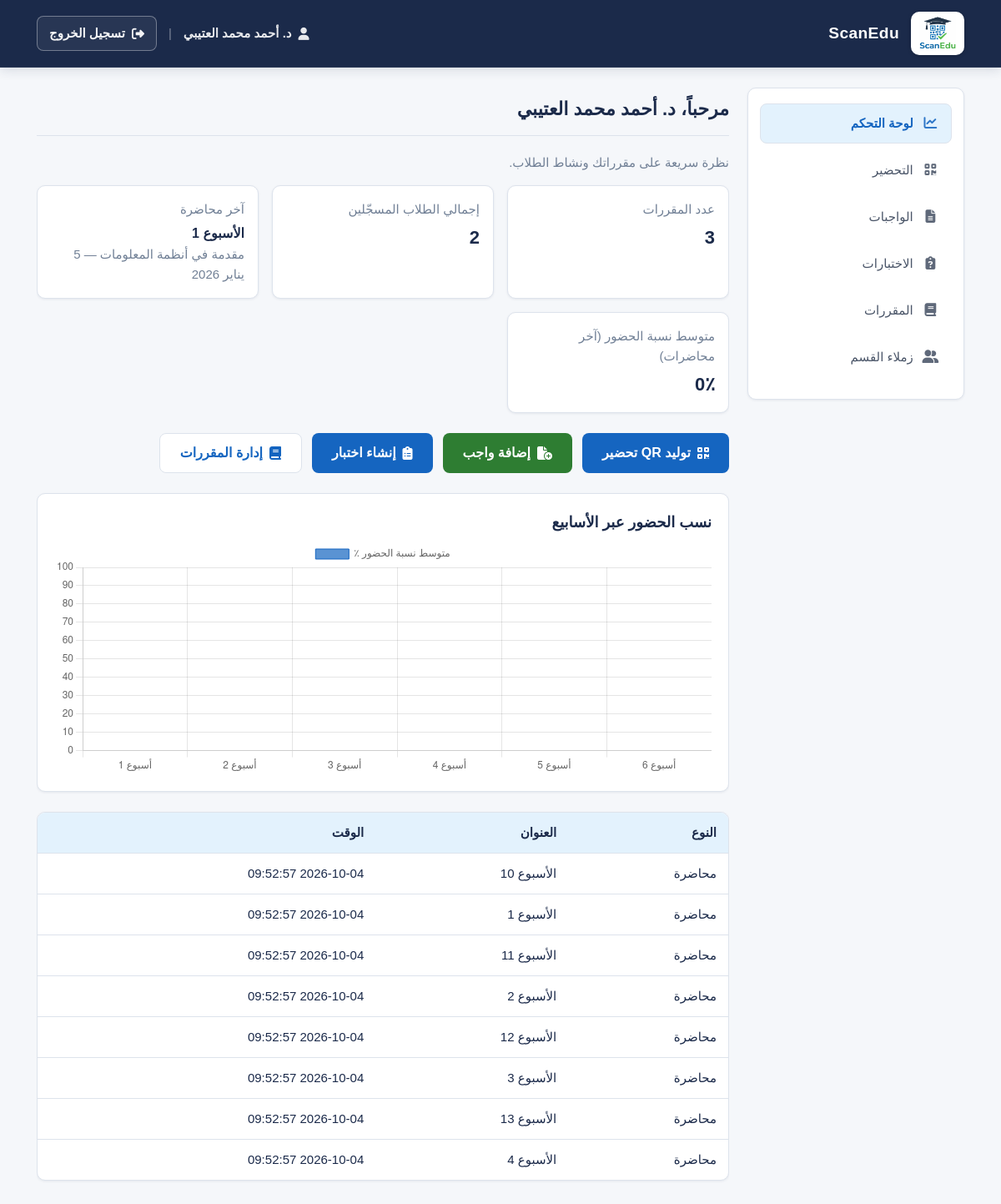
The page /doctor/dashboard.php (signed in) on the database its author committed.
### tables this page shows
CREATE TABLE users (
    id INT AUTO_INCREMENT PRIMARY KEY,
    name VARCHAR(100) NOT NULL,
    email VARCHAR(100) UNIQUE NOT NULL,
    password VARCHAR(255) NOT NULL,
    role ENUM('admin', 'doctor', 'student') NOT NULL,
    status ENUM('active', 'suspended') NOT NULL DEFAULT 'active',
    student_id VARCHAR(20) NULL,
    department VARCHAR(100) NULL,
    department_id INT NULL,
    created_at TIMESTAMP DEFAULT CURRENT_TIMESTAMP,
    UNIQUE KEY uq_student_id (student_id),
    FOREIGN KEY (department_id) REFERENCES departments(id) ON DELETE SET NULL
);

CREATE TABLE lectures (
    id INT AUTO_INCREMENT PRIMARY KEY,
    course_id INT NOT NULL,
    week_number TINYINT UNSIGNED NOT NULL,
    title VARCHAR(150) NOT NULL,
    lecture_date DATE NOT NULL,
    qr_token VARCHAR(255) UNIQUE NOT NULL,
    qr_expires_at DATETIME NOT NULL,
    created_at TIMESTAMP DEFAULT CURRENT_TIMESTAMP,
    FOREIGN KEY (course_id) REFERENCES courses(id),
    UNIQUE KEY uq_course_week (course_id, week_number)
);

CREATE TABLE courses (
    id INT AUTO_INCREMENT PRIMARY KEY,
    name VARCHAR(150) NOT NULL,
    code VARCHAR(20) NOT NULL,
    doctor_id INT NOT NULL,
    semester VARCHAR(20) NOT NULL,
    term_id INT NULL,
    created_at TIMESTAMP DEFAULT CURRENT_TIMESTAMP,
    FOREIGN KEY (doctor_id) REFERENCES users(id),
    FOREIGN KEY (term_id) REFERENCES terms(id) ON DELETE SET NULL
);

### config/database.php (called while the page is built, shortened)
<?php
function scanedu_asset_v(): string
{
    return '?v=' . (string) SCANEDU_ASSET_VERSION;
}

### includes/auth.php (called while the page is built, shortened)
<?php
function isLoggedIn(): bool
{
    $r = $_SESSION['role'] ?? '';
    return $r === 'admin' || $r === 'doctor' || $r === 'student';
}
function getCurrentUser(): ?array
{
    global $conn;
    $uid = (int) $_SESSION['user_id'];
    $stmt = $conn->prepare(
        'SELECT u.id, u.name, u.email, u.role, u.status, u.student_id, u.department, u.department_id,
                d.name AS department_name
         FROM users u
         LEFT JOIN departments d ON d.id = u.department_id
         WHERE u.id = ? LIMIT 1'
    );
    $stmt->bind_param('i', $uid);
    $stmt->execute();
    $res = $stmt->get_result();
    $row = $res ? $res->fetch_assoc() : null;
    return $row ?: null;
}

### includes/functions.php (called while the page is built, shortened)
<?php
require_once __DIR__ . '/auth.php';
function formatDate(string $date): string
{
    $ts = strtotime($date);
    $months = ['يناير', 'فبراير', 'مارس', 'أبريل', 'مايو', 'يونيو', 'يوليو', 'أغسطس', 'سبتمبر', 'أكتوبر', 'نوفمبر', 'ديسمبر'];
    $d = (int) date('j', $ts);
    $m = $months[(int) date('n', $ts) - 1];
    $y = date('Y', $ts);
    return $d . ' ' . $m . ' ' . $y;
}

### doctor/dashboard.php (the view, shortened to what this page needs)
<?php
require_once __DIR__ . '/../config/database.php';
require_once __DIR__ . '/../includes/auth.php';
require_once __DIR__ . '/../includes/functions.php';
$user = getCurrentUser();
$doctorId = (int) $_SESSION['user_id'];
$stmt = $conn->prepare('SELECT COUNT(*) AS c FROM courses WHERE doctor_id = ?');
$stmt->bind_param('i', $doctorId);
$stmt->execute();
$coursesCount = (int) ($stmt->get_result()->fetch_assoc()['c'] ?? 0);
$stmt = $conn->prepare(
    'SELECT COUNT(DISTINCT ce.student_id) AS c FROM course_enrollments ce
     INNER JOIN courses c ON c.id = ce.course_id WHERE c.doctor_id = ?'
);
$stmt->bind_param('i', $doctorId);
$stmt->execute();
$studentsCount = (int) ($stmt->get_result()->fetch_assoc()['c'] ?? 0);
$stmt = $conn->prepare(
    'SELECT l.title, l.lecture_date, co.name AS course_name FROM lectures l
     INNER JOIN courses co ON co.id = l.course_id
     WHERE co.doctor_id = ? ORDER BY l.created_at DESC LIMIT 1'
);
$stmt->bind_param('i', $doctorId);
$stmt->execute();
$lastLecture = $stmt->get_result()->fetch_assoc();
$attendanceRate = 0.0;
$stmt = $conn->prepare(
    'SELECT l.id, (SELECT COUNT(*) FROM course_enrollments ce WHERE ce.course_id = l.course_id) AS enr,
     (SELECT COUNT(*) FROM attendance a WHERE a.lecture_id = l.id) AS att
     FROM lectures l INNER JOIN courses co ON co.id = l.course_id
     WHERE co.doctor_id = ? ORDER BY l.created_at DESC LIMIT 5'
);
$stmt->bind_param('i', $doctorId);
$stmt->execute();
$res = $stmt->get_result();
$rates = [];
while ($row = $res->fetch_assoc()) {
    $enr = (int) $row['enr'];
    if ($enr > 0) {
        $rates[] = min(100, round(((int) $row['att'] / $enr) * 100, 1));
    }
}
if (count($rates) > 0) {
    $attendanceRate = round(array_sum($rates) / count($rates), 1);
}
$chartLabels = ['أسبوع 1', 'أسبوع 2', 'أسبوع 3', 'أسبوع 4', 'أسبوع 5', 'أسبوع 6'];
$pad = $attendanceRate;
$chartValues = array_slice(array_pad(array_slice($rates, -6), 6, $pad), 0, 6);
$chartValues = array_map(function ($v) {
    return round((float) $v, 1);
}, $chartValues);
$activities = [];
$stmt = $conn->prepare(
    'SELECT \'lecture\' AS type, l.title AS label, l.created_at AS at FROM lectures l
     INNER JOIN courses co ON co.id = l.course_id WHERE co.doctor_id = ?
     UNION ALL
     SELECT \'assignment\', a.title, a.created_at FROM assignments a
     INNER JOIN courses co ON co.id = a.course_id WHERE co.doctor_id = ?
     UNION ALL
     SELECT \'exam\', e.title, e.created_at FROM exams e
     INNER JOIN courses co ON co.id = e.course_id WHERE co.doctor_id = ?
     ORDER BY at DESC LIMIT 8'
);
$stmt->bind_param('iii', $doctorId, $doctorId, $doctorId);
$stmt->execute();
$res = $stmt->get_result();
while ($row = $res->fetch_assoc()) {
    $activities[] = $row;
}
$activeNav = 'dashboard';
$role = 'doctor';
include __DIR__ . '/../includes/header.php';
?>
<h1 class="h1-title">مرحباً، <?php echo htmlspecialchars($user['name'] ?? '', ENT_QUOTES, 'UTF-8'); ?></h1>
<p class="text-muted">نظرة سريعة على مقرراتك ونشاط الطلاب.</p>
<div class="stats-grid">
    <div class="stat-card">
        <div class="label">عدد المقررات</div>
        <div class="value"><?php echo $coursesCount; ?></div>
    </div>
    <div class="stat-card">
        <div class="label">إجمالي الطلاب المسجّلين</div>
        <div class="value"><?php echo $studentsCount; ?></div>
    </div>
    <div class="stat-card">
        <div class="label">آخر محاضرة</div>
        <div class="value" style="font-size:16px;">
            <?php echo $lastLecture ? htmlspecialchars($lastLecture['title'], ENT_QUOTES, 'UTF-8') : '—'; ?>
        </div>
        <?php if ($lastLecture): ?>
            <div class="text-muted"><?php echo htmlspecialchars($lastLecture['course_name'] . ' — ' . formatDate($lastLecture['lecture_date']), ENT_QUOTES, 'UTF-8'); ?></div>
        <?php endif; ?>
    </div>
    <div class="stat-card">
        <div class="label">متوسط نسبة الحضور (آخر محاضرات)</div>
        <div class="value"><?php echo $attendanceRate; ?>٪</div>
    </div>
</div>
<div class="quick-links">
    <a class="btn btn-primary" href="attendance.php"><i class="fa-solid fa-qrcode" aria-hidden="true"></i> توليد QR تحضير</a>
    <a class="btn btn-secondary" href="assignments.php"><i class="fa-solid fa-file-circle-plus" aria-hidden="true"></i> إضافة واجب</a>
    <a class="btn btn-primary" href="exams.php"><i class="fa-solid fa-clipboard-list" aria-hidden="true"></i> إنشاء اختبار</a>
    <a class="btn btn-outline" href="courses.php"><i class="fa-solid fa-book" aria-hidden="true"></i> إدارة المقررات</a>
</div>
<div class="chart-card">
    <h2 class="h2-title">نسب الحضور عبر الأسابيع</h2>
    <canvas id="attChart" height="120"></canvas>
</div>
<div class="table-wrap">
    <table class="data-table">
        <thead>
            <tr>
                <th>النوع</th>
                <th>العنوان</th>
                <th>الوقت</th>
            </tr>
        </thead>
        <tbody>
            <?php if (count($activities) === 0): ?>
                <tr><td colspan="3" class="text-muted">لا يوجد نشاط بعد.</td></tr>
            <?php else: ?>
                <?php foreach ($activities as $act): ?>
                    <tr>
                        <td><?php echo $act['type'] === 'lecture' ? 'محاضرة' : ($act['type'] === 'assignment' ? 'واجب' : 'اختبار'); ?></td>
                        <td><?php echo htmlspecialchars($act['label'], ENT_QUOTES, 'UTF-8'); ?></td>
                        <td><?php echo htmlspecialchars($act['at'], ENT_QUOTES, 'UTF-8'); ?></td>
                    </tr>
                <?php endforeach; ?>
            <?php endif; ?>
        </tbody>
    </table>
</div>
<script>
(function() {
    var ctx = document.getElementById('attChart');
    if (!ctx) return;
    new Chart(ctx, {
        type: 'bar',
        data: {
            labels: <?php echo json_encode($chartLabels, JSON_UNESCAPED_UNICODE); ?>,
            datasets: [{
                label: 'متوسط نسبة الحضور ٪',
                data: <?php echo json_encode($chartValues, JSON_UNESCAPED_UNICODE); ?>,
                backgroundColor: 'rgba(21, 101, 192, 0.7)',
                borderColor: '#1565C0',
                borderWidth: 1
            }]
        },
        options: {
            responsive: true,
            scales: { y: { beginAtZero: true, max: 100 } }
        }
    });
})();
</script>
        </main>
    </div>
    </div>
</div>
</body>
</html>

### includes/header.php (shortened to what this page needs)
<?php
$name = $user['name'] ?? 'مستخدم';
?>
<!DOCTYPE html>
<html lang="ar" dir="rtl">
<head>
    <link rel="stylesheet" href="https://cdnjs.cloudflare.com/ajax/libs/font-awesome/6.5.1/css/all.min.css">
    <link rel="stylesheet" href="../assets/css/main.css<?php echo scanedu_asset_v(); ?>">
    <link rel="stylesheet" href="../assets/css/dashboard.css<?php echo scanedu_asset_v(); ?>">
</head>
<body>
<div class="app-shell">
    <header class="top-bar">
        <div class="top-bar-inner">
            <div class="top-bar-brand">
                <span class="top-bar-logo-badge">
                    <img class="top-bar-logo-img" src="../assets/images/Logo.png" alt="شعار ScanEdu" decoding="async">
                </span>
                <strong class="top-bar-title">ScanEdu</strong>
            </div>
            <div class="top-bar-user">
                <span class="top-bar-user-name"><i class="fa-solid fa-user" aria-hidden="true"></i> <?php echo htmlspecialchars($name, ENT_QUOTES, 'UTF-8'); ?></span>
                <span class="top-bar-sep" aria-hidden="true">|</span>
                <a class="top-bar-logout" href="../api/logout.php"><i class="fa-solid fa-right-from-bracket" aria-hidden="true"></i> تسجيل الخروج</a>
            </div>
        </div>
    </header>
    <div class="layout-body">
        <div class="layout-zone">
        <aside class="sidebar">
            <nav>
                <?php if ($role === 'doctor'): ?>
                    <a href="dashboard.php" class="<?php echo $activeNav === 'dashboard' ? 'is-active' : ''; ?>"><i class="fa-solid fa-chart-line sidebar-icon" aria-hidden="true"></i><span>لوحة التحكم</span></a>
                    <a href="attendance.php" class="<?php echo $activeNav === 'attendance' ? 'is-active' : ''; ?>"><i class="fa-solid fa-qrcode sidebar-icon" aria-hidden="true"></i><span>التحضير</span></a>
                    <a href="assignments.php" class="<?php echo $activeNav === 'assignments' ? 'is-active' : ''; ?>"><i class="fa-solid fa-file-lines sidebar-icon" aria-hidden="true"></i><span>الواجبات</span></a>
                    <a href="exams.php" class="<?php echo $activeNav === 'exams' ? 'is-active' : ''; ?>"><i class="fa-solid fa-clipboard-question sidebar-icon" aria-hidden="true"></i><span>الاختبارات</span></a>
                    <a href="courses.php" class="<?php echo $activeNav === 'courses' ? 'is-active' : ''; ?>"><i class="fa-solid fa-book sidebar-icon" aria-hidden="true"></i><span>المقررات</span></a>
                    <a href="colleagues.php" class="<?php echo $activeNav === 'colleagues' ? 'is-active' : ''; ?>"><i class="fa-solid fa-user-group sidebar-icon" aria-hidden="true"></i><span>زملاء القسم</span></a>
                <?php endif; ?>
            </nav>
        </aside>
        <main class="main-content">

### assets/css/main.css (style rules this page uses)
:root { --page-max-width: 1320px; --page-gutter: clamp(18px, 4vw, 44px); --primary: #1565C0; --primary-dark: #0D47A1; --primary-light: #E3F2FD; --secondary: #2E7D32; --secondary-dark: #1B5E20; --secondary-light: #E8F5E9; --navy: #1B2A4A; --white: #FFFFFF; --bg: #F5F7FA; --surface: #FFFFFF; --border: #DDE3EC; --text-primary: #1B2A4A; --text-secondary: #4A5568; --text-muted: #718096; --danger: #C62828; --warning: #E65100; --success: #2E7D32; --shadow-sm: 0 1px 3px rgba(27, 42, 74, 0.08); --shadow-md: 0 4px 12px rgba(27, 42, 74, 0.12); --radius: 10px; --radius-btn: 8px; }
* { font-family: 'IBM Plex Sans Arabic', sans-serif; box-sizing: border-box; }
html { font-size: 16px; line-height: 1.6; }
body { margin: 0; background: var(--bg); color: var(--text-primary); font-size: 16px; line-height: 1.6; }
h1, .h1-title { font-weight: 700; font-size: 22px; color: var(--navy); margin: 0 0 0.75rem 0; }
h2, .h2-title { font-weight: 700; font-size: 18px; color: var(--navy); margin: 0 0 0.5rem 0; }
a { color: var(--primary); text-decoration: none; transition: color 0.2s; }
a.btn { text-decoration: none; }
a.btn-primary, a.btn-primary:hover, a.btn-primary:focus { color: var(--white); }
a.btn-secondary, a.btn-secondary:hover, a.btn-secondary:focus { color: var(--white); }
.btn { display: inline-flex; align-items: center; justify-content: center; gap: 8px; border-radius: var(--radius-btn); font-weight: 700; font-size: 16px; padding: 10px 24px; border: none; cursor: pointer; transition: background 0.2s, color 0.2s, box-shadow 0.2s; text-align: center; }
.btn-primary { background: var(--primary); color: var(--white); }
.btn-secondary { background: var(--secondary); color: var(--white); }
.btn-outline { background: var(--surface); color: var(--primary); border: 1px solid var(--border); }
.table-wrap { border: 1px solid var(--border); border-radius: var(--radius); overflow: hidden; background: var(--surface); box-shadow: var(--shadow-sm); }
table.data-table { width: 100%; border-collapse: collapse; font-size: 15px; }
table.data-table th, table.data-table td { padding: 12px 14px; text-align: right; border-bottom: 1px solid var(--border); }
table.data-table th { background: var(--primary-light); color: var(--navy); font-weight: 700; }
table.data-table tr:last-child td { border-bottom: none; }
.text-muted { color: var(--text-muted); font-size: 15px; }

### rows shown on the page
users: name "د. أحمد محمد العتيبي"
lectures: title "الأسبوع 1", course+lecture_date "مقدمة في أنظمة المعلومات — 5 يناير 2026"

### other values the page prints
$coursesCount "3"
$studentsCount "2"
$attendanceRate "0"
$act['label'] "الأسبوع 10"
$act['at'] "2026-10-04 09:52:57"
$act['label'] "الأسبوع 1"
$act['label'] "الأسبوع 11"
$act['label'] "الأسبوع 2"
$act['label'] "الأسبوع 12"
$act['label'] "الأسبوع 3"
$act['label'] "الأسبوع 13"
$act['label'] "الأسبوع 4"
chart data {{ json_encode($chartLabels, JSON_UNESCAPED_UNICODE) }} ["أسبوع 1","أسبوع 2","أسبوع 3","أسبوع 4","أسبوع 5","أسبوع 6"]
chart data {{ json_encode($chartValues, JSON_UNESCAPED_UNICODE) }} [0,0,0,0,0,0]
